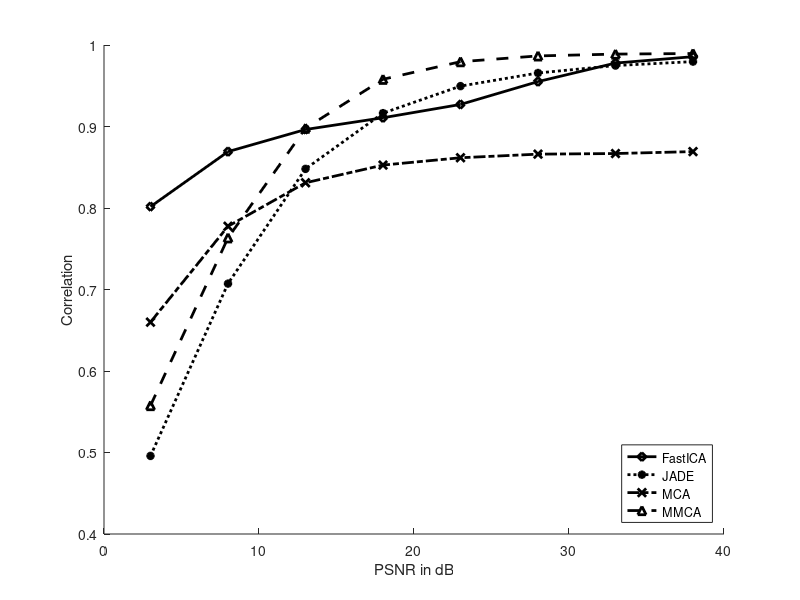
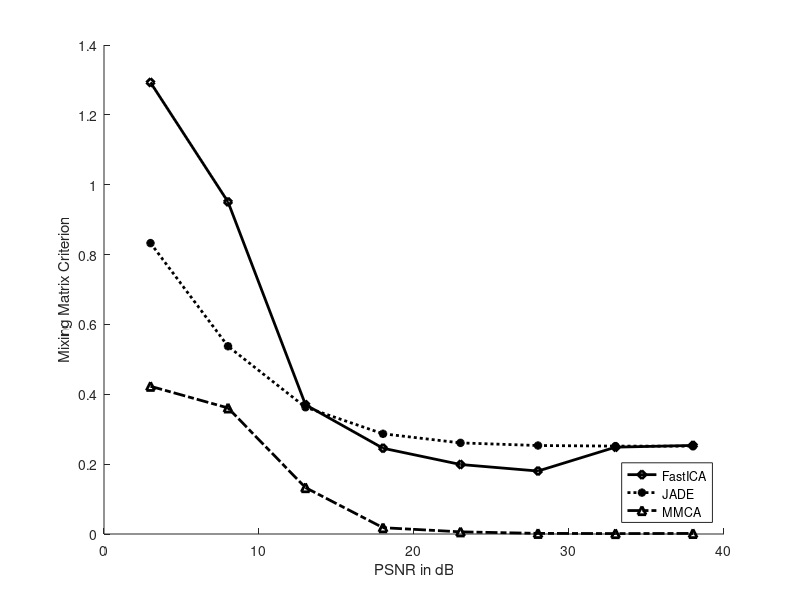

Reproduce these figures in MATLAB, in order.
close all ; clear all; clc;
% ---------------------------- %
cri_all_ica = load('cri_all_ica3.mat');
cri_all_efica = load('cri_all_efica.mat');
cri_all_jader = load('cri_all_jader3.mat');
cri_all_mmca = load('cri_all_mmca.mat');

% ---------------------------- %
R_all_ica = load('R_all_ica.mat');
R_all_efica = load('R_all_efica.mat');
R_all_jader = load('R_all_jader.mat');
R_all_mca = load('R_all_MCA.mat');
R_all_mmca = load('R_all_mmca2.mat');
% ---------------------------- %
list_PSNR = [3:5:40];
figure;
hold on
plot(list_PSNR,R_all_ica.R_all ,'-kd','LineWidth',2); % Solid line (default)
% plot(list_PSNR,R_all_efica.R_all ,'--ko','LineWidth',2); % Dashed line
plot(list_PSNR,R_all_mmca.R_all,':k*','LineWidth',2); % Dotted line
plot(list_PSNR,R_all_mca.R_all ,'-.kx','LineWidth',2); % Dotted line
plot(list_PSNR,R_all_jader.R_all ,'--k^','LineWidth',2); % Dotted line
hold off
xlabel('PSNR in dB') 
ylabel('Correlation') 
legend('FastICA','JADE','MCA','MMCA','Location','southeast')
% --------------------------- %
figure;
hold on;
plot(list_PSNR,cri_all_ica.cri_all,'-kd','LineWidth',2);
% plot(list_PSNR,cri_all_efica.cri_all,'--ko','LineWidth',2);
plot(list_PSNR,cri_all_jader.cri_all,':k*','LineWidth',2);
plot(list_PSNR,cri_all_mmca.cri_all,'-.k^','LineWidth',2); % Dotted line
hold off;
xlabel('PSNR in dB') 
ylabel('Mixing Matrix Criterion')
legend('FastICA','JADE','MMCA','Location','southeast')

